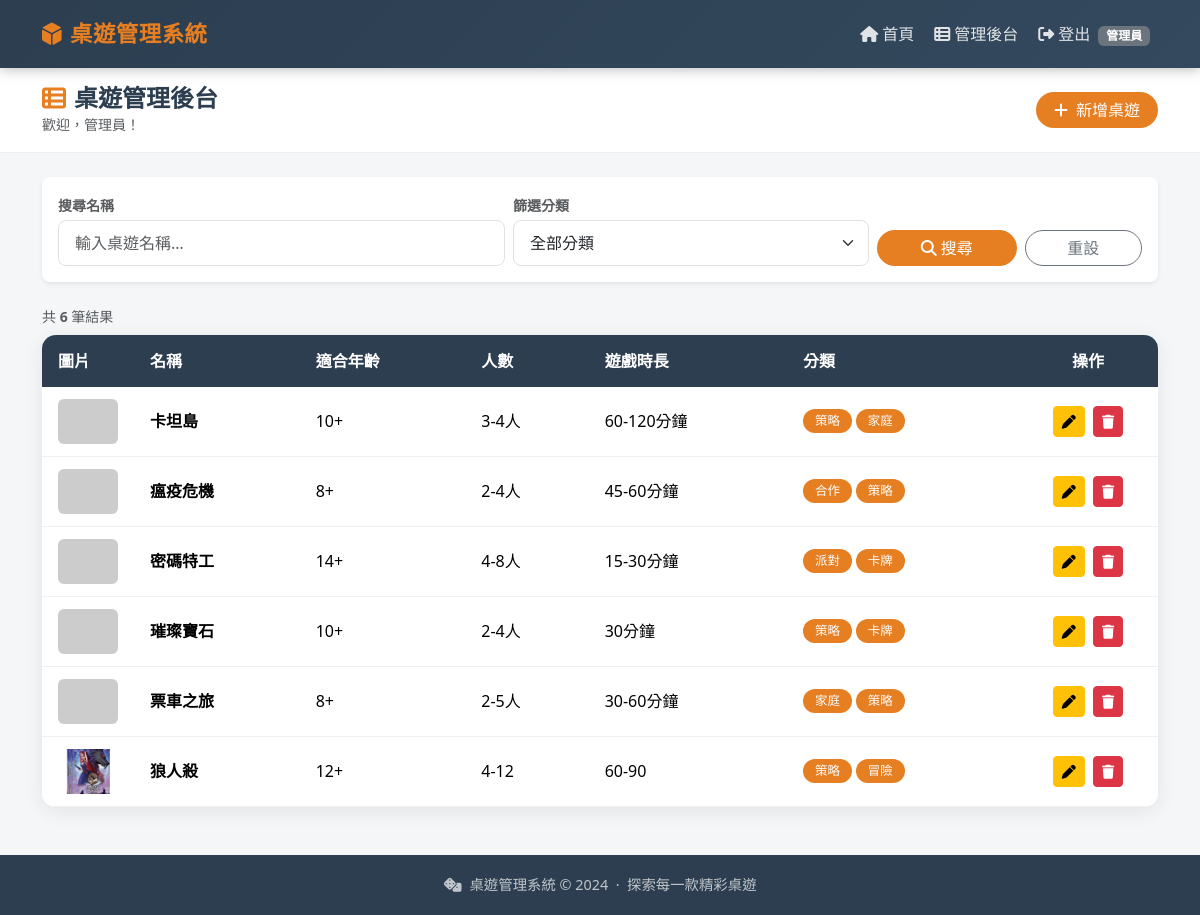
The page /admin (signed in) on the database as committed earlier.
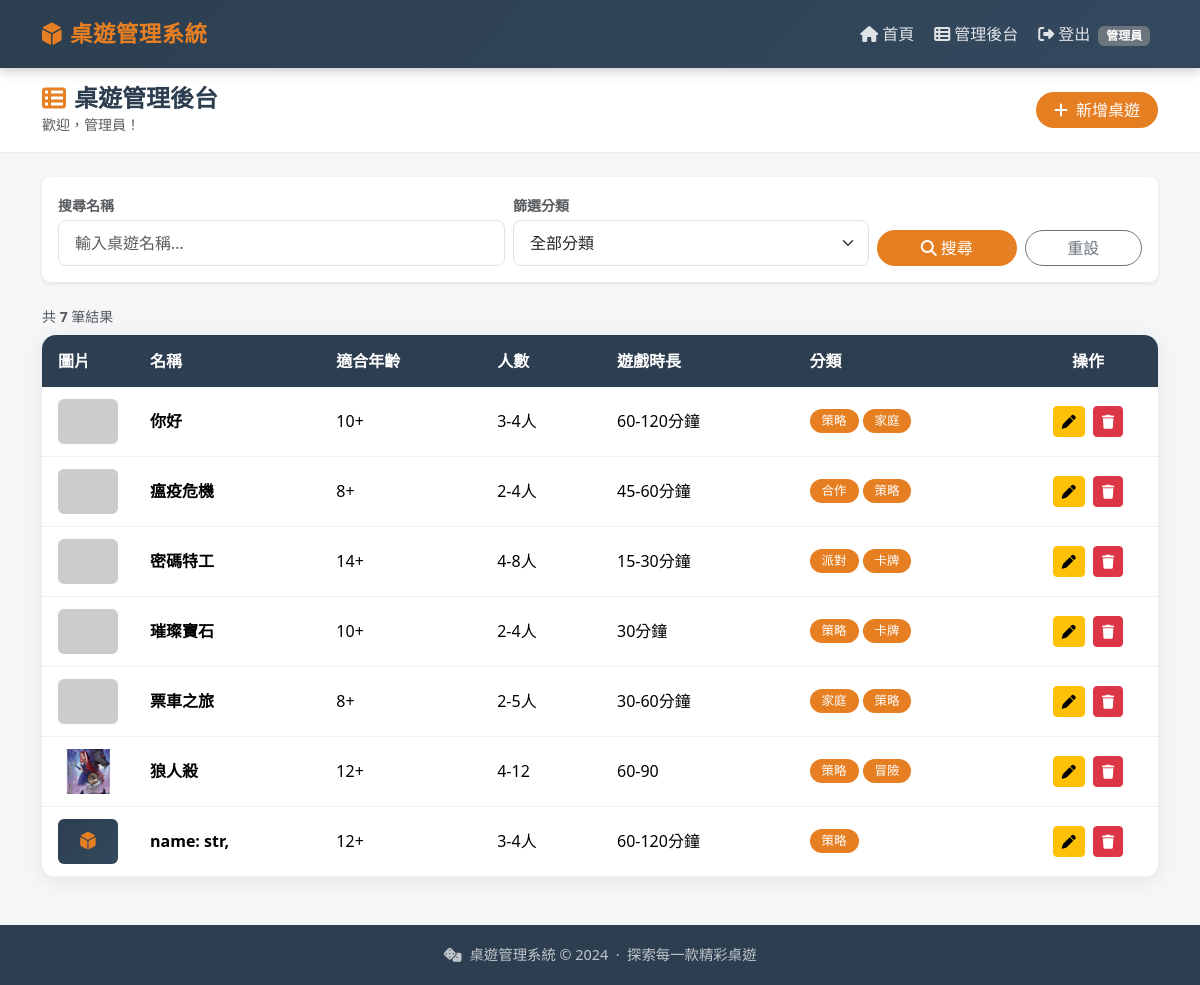
The same page on the database as committed later.
### models/board_game.py (models this page shows, shortened)
class BoardGame(db.Model):
    __tablename__ = 'board_game'
    boardGameId       = db.Column(db.Integer, primary_key=True)
    boardGameName     = db.Column(db.String(200), nullable=False)
    boardGameAge      = db.Column(db.String(50))
    boardGamePeople   = db.Column(db.String(50))
    boardGameTime     = db.Column(db.String(50))
    boardGameImageUrl = db.Column(db.String(500))
    boardGameTag      = db.relationship(
        'BoardGameTag', secondary=board_game_tags, backref='games'
    )

### models/board_game_tag.py (models this page shows, shortened)
class BoardGameTag(db.Model):
    __tablename__ = 'board_game_tag'
    tagId   = db.Column(db.Integer, primary_key=True)
    tagName = db.Column(db.String(100), nullable=False)
    @staticmethod
    def getAllTag() -> list['BoardGameTag']:
        return BoardGameTag.query.all()

### routes/admin.py (the view)
@admin_bp.route('/admin')
@login_required
def dashboard():
    if not Check.checkConnectDb():
        flash('資料庫連線失敗，請稍後再試', 'danger')
        return render_template('admin/dashboard.html', games=[], tags=[],
                               name='', tag_id=None)
    tags   = BoardGameTag.getAllTag()
    name   = request.args.get('name', '').strip()
    tag_id = request.args.get('tag_id', type=int)
    check_result = Check.checkSearch(tag_id, name)
    if check_result != 'ok':
        flash(check_result, 'danger')
        name, tag_id = '', None
    games = Search.searchBoardGames(tag_id, name)
    return render_template('admin/dashboard.html', games=games, tags=tags,
                           name=name, tag_id=tag_id)

### routes/admin.py (called while the page is built)
def login_required(f):
    @wraps(f)
    def decorated(*args, **kwargs):
        if 'user_id' not in session:
            flash('請先登入管理後台', 'warning')
            return redirect(url_for('admin.login'))
        return f(*args, **kwargs)
    return decorated

### services/check.py (called while the page is built)
    @staticmethod
    def checkSearch(tagId: int, name: str) -> str:
        if tagId is not None and tagId < 0:
            return '分類 ID 不合法'
        if name and len(name) > 200:
            return '搜尋名稱過長'
        return 'ok'

    @staticmethod
    def checkConnectDb() -> bool:
        try:
            from extensions import db
            db.session.execute(db.text('SELECT 1'))
            return True
        except Exception:
            return False

### services/search.py (called while the page is built)
    @staticmethod
    def searchBoardGames(tagId: int, name: str) -> list[BoardGame]:
        query = BoardGame.query
        if name:
            query = query.filter(BoardGame.boardGameName.contains(name))
        if tagId:
            query = query.filter(
                BoardGame.boardGameTag.any(BoardGameTag.tagId == tagId)
            )
        return query.all()

### templates/admin/dashboard.html (shortened to what the changed rows need)
{% extends 'base.html' %}
{% block content %}
<div class="container pb-5">
    <p class="text-muted small mb-2">
        共 <strong>{{ games|length }}</strong> 筆結果
    </p>
    {% if games %}
    <div class="admin-table table-responsive">
        <table class="table mb-0">
            <thead>
                <tr>
                    <th width="60">圖片</th>
                    <th>名稱</th>
                    <th>適合年齡</th>
                    <th>人數</th>
                    <th>遊戲時長</th>
                    <th>分類</th>
                    <th width="140" class="text-center">操作</th>
                </tr>
            </thead>
            <tbody>
                {% for game in games %}
                <tr>
                    <td>
                        {% if game.boardGameImageUrl %}
                        <img src="{{ game.boardGameImageUrl if game.boardGameImageUrl.startswith('http') else url_for('static', filename=game.boardGameImageUrl) }}"
                             class="game-thumb" alt="{{ game.boardGameName }}"
                             onerror="this.style.display='none';this.nextElementSibling.style.display='flex'">
                        {% else %}
                        <div class="game-thumb-placeholder">
                            <i class="fas fa-dice-d6"></i>
                        </div>
                        {% endif %}
                    </td>
                    <td class="fw-semibold">{{ game.boardGameName }}</td>
                    <td>{{ game.boardGameAge or '—' }}</td>
                    <td>{{ game.boardGamePeople or '—' }}</td>
                    <td>{{ game.boardGameTime or '—' }}</td>
                    <td>
                        <div class="d-flex flex-wrap gap-1">
                            {% for tag in game.boardGameTag %}
                            <span class="tag-badge">{{ tag.tagName }}</span>
                            {% else %}
                            <span class="text-muted small">無</span>
                            {% endfor %}
                        </div>
                    </td>
                    <td class="text-center">
                        <a href="{{ url_for('admin.edit_game', game_id=game.boardGameId) }}"
                           class="btn btn-sm btn-warning me-1" title="編輯">
                            <i class="fas fa-pen"></i>
                        </a>
                        <button type="button" class="btn btn-sm btn-danger" title="刪除"
                                data-bs-toggle="modal" data-bs-target="#deleteModal"
                                data-game-id="{{ game.boardGameId }}"
                                data-game-name="{{ game.boardGameName }}">
                            <i class="fas fa-trash"></i>
                        </button>
                    </td>
                </tr>
                {% endfor %}
            </tbody>
        </table>
    </div>
    {% endif %}
</div>
{% endblock %}

Rows that differ between the two databases and show on the page:
changed BoardGame (number 1 of 7 on the later page): boardGameName "卡坦島" → "你好"
added BoardGame: boardGameName "name: str,", boardGameAge "12+", boardGamePeople "3-4人", boardGameTime "60-120分鐘", BoardGameTag (tagName "策略")
Other text that changed with them:
{{ games|length }}: "6" → "7"
